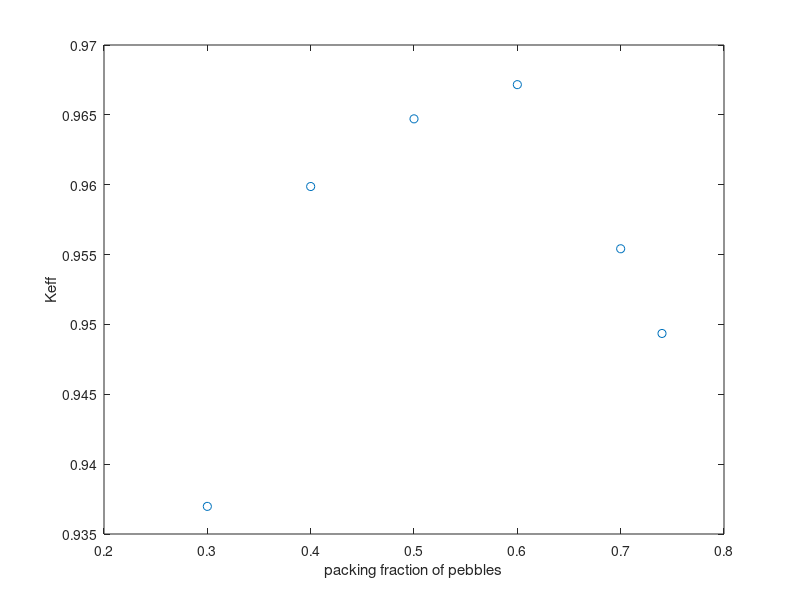

Here is the MATLAB script that generated this plot: (Note: this script raises an error after producing the figure.)
close all;
% keff and packing fraction
pf = [0.3 0.4 0.5 0.6 0.7 0.74];
keff = [9.36977E-01 9.59871E-01 9.64715E-01 9.67163E-01 9.55416E-01 9.49354E-01];
plot(pf, keff, 'o');
xlabel('packing fraction of pebbles');
ylabel('Keff');

% mk1
R = 0.025:0.05:1.755; % center of the bins
Z = 0.48:0.14:5.66; % center of the bins

% no rod at all, serpent output
output_files = {'serpent_maxpf/serp_full_core_det0.m', 'serpent_ref_rods_572/serp_full_core_det0.m'};
type_of_output = {false, false}; % false if is from serpent
all_outputs = containers.Map(output_files, type_of_output);
legends = {'maxpf', 'nominalpf'};
read_and_plot(all_outputs, R, Z,  ...
    'power with different packing fractions', 'pf_power.png', legends);

